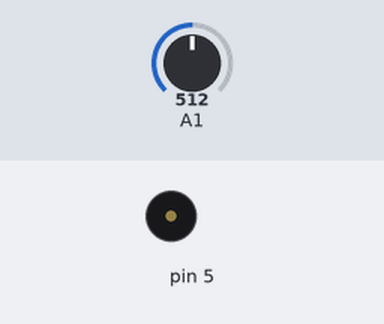
Bench run of a sketch on a simulated Arduino Uno, built with avr-gcc and run on an emulated ATmega328P. On the bench: buzzer (waves = sounding). Inputs (shaded band) come from the test bench; at power-on: A1 = 512.

Above: at 0.5 s.
Timing chart, 0 to 3.0 s (numbered marks = the images above):
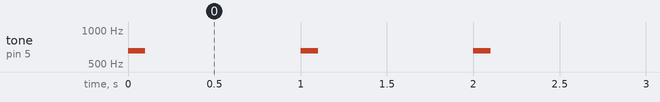

The sketch:

practice_ems_cds3.ino
```cpp
// 주위 밝기에 따른 차량 경고음 변화
// Easy module의 조도센서와 부저를 이용하여 주변 밝기에 따라 서로 다른 높이의 소리가 발생하도록 프로그램을 작성하시오.
// 1. 조도센서는 A1을 이용하여 주변밝기를 측정한다. 사용한다.
// 2. 조도센서의 측정값을 부저의 주파수 값으로 변환한다
// 3. 주변이 어두울수록 낮은 음이 발생하도록 한다.
// 4. 주변이 밝을수록 높은 음이 발생하도록 한다.
// 5. 부저는 D5를 사용한다.
// 실습 환경의 조도센서 측정 범위(예시이며, 상황에 따라 다르게 세팅)
// - 어두움 : 약 50, - 밝음 : 약 300
// 부저 주파수 범위 : 300Hz ~ 2000 Hz
void setup() {
  // put your setup code here, to run once:
    pinMode(A1, INPUT); // 조도센서
    pinMode(5, OUTPUT); // 부저 핀을 출력 모드로 설정
}


void loop() {
  // put your main code here, to run repeatedly:
  int vin = analogRead(A1); // 조도센서 50~300
  int val = map(vin, 0, 1023, 262, 1047);

  val = constrain(val, 262, 1047);

  tone(5, val, 100);
  delay(500);
  noTone(5);
  delay(500);
}
```

Measured:
- by itself, tone on pin 5: alternates 654 Hz for 0.10 s and silent for 0.90 s
